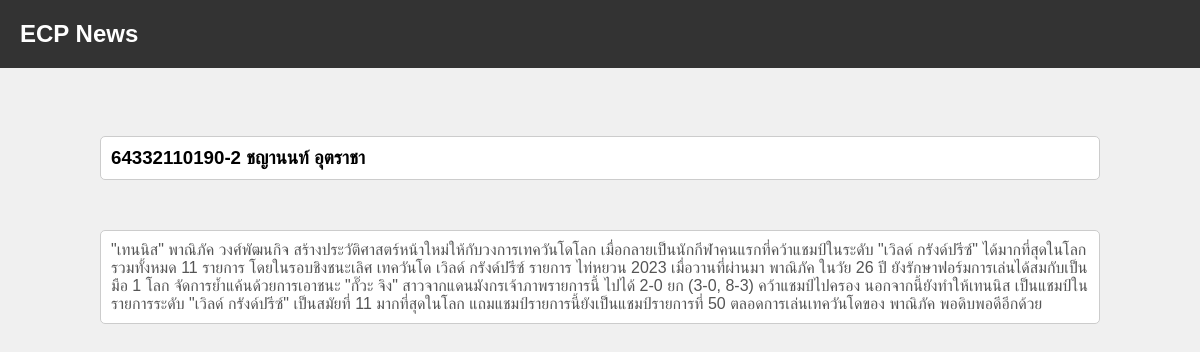
Page /news/ on the committed database.
### news/models.py (models this page shows, shortened)
class NewsPost(models.Model):
    title = models.CharField(max_length=200)
    newscontent = models.TextField()

### news/views.py (the view)
# urls.py: path('',views.index,name='index')
def index(request):
    NewsPosts = NewsPost.objects.all()
    return render(request,'index.html',{'x': NewsPosts})

### news/templates/index.html (shortened to what this page needs)
<!DOCTYPE html>
<html lang="en">
<head>
</head>
<body>
    <h2>
        ECP News
    </h2>
    <br>
    {% for x in x %}
        <h3>{{x.title}}</h3>
        <p>{{x.newscontent}}</p>
    {% endfor %}
</body>
</html>

### news/templates/index.html (style rules this page uses)
body { font-family: Arial, sans-serif; background-color: #f0f0f0; margin: 0; padding: 0; }
h2 { background-color: #333; color: #fff; padding: 20px; margin: 0 auto; }
h3 { background-color: #fff; border: 1px solid #ccc; margin: 50px 100px; padding: 10px; border-radius: 5px; box-shadow: #555; }
p { background-color: #fff; border: 1px solid #ccc; margin: 50px 100px; padding: 10px; border-radius: 5px; color: #555; }

### rows in the picture
NewsPost: title "64332110190-2 ชญานนท์ อุตราชา", newscontent "\"เทนนิส\" พาณิภัค วงศ์พัฒนกิจ สร้างประวัติศาสตร์หน้าใหม่ให้กับวงการเทควันโดโลก เมื่อกลายเป็นนักกีฬาคนแรกที่คว้าแชมป์ในระดับ \"เวิลด์ กรังด์ปรีซ์\" ได้มากที่สุดในโลก รวมทั้งหมด 11 รายการ โดยในรอบชิงชนะเลิศ เทควันโด เวิลด์ กรังด์ปรีซ์ รายการ ไท่หยวน 2023 เมื่อวานที่ผ่านมา พาณิภัค ในวัย 26 ปี ยังรักษาฟอร์มการเล่นได้สมกับเป็นมือ 1 โลก จัดการย้ำแค้นด้วยการเอาชนะ \"กั๊วะ จิง\" สาวจากแดนมังกรเจ้าภาพรายการนี้ ไปได้ 2-0 ยก (3-0, 8-3) คว้าแชมป์ไปครอง นอกจากนี้ยังทำให้เทนนิส เป็นแชมป์ในรายการระดับ \"เวิลด์ กรังด์ปรีซ์\" เป็นสมัยที่ 11 มากที่สุดในโลก แถมแชมป์รายการนี้ยังเป็นแชมป์รายการที่ 50 ตลอดการเล่นเทควันโดของ พาณิภัค พอดิบพอดีอีกด้วย"
